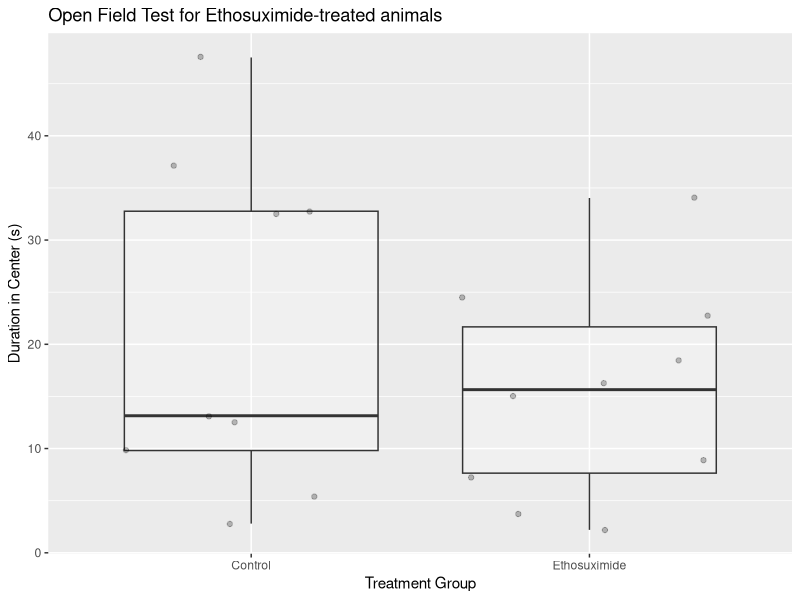
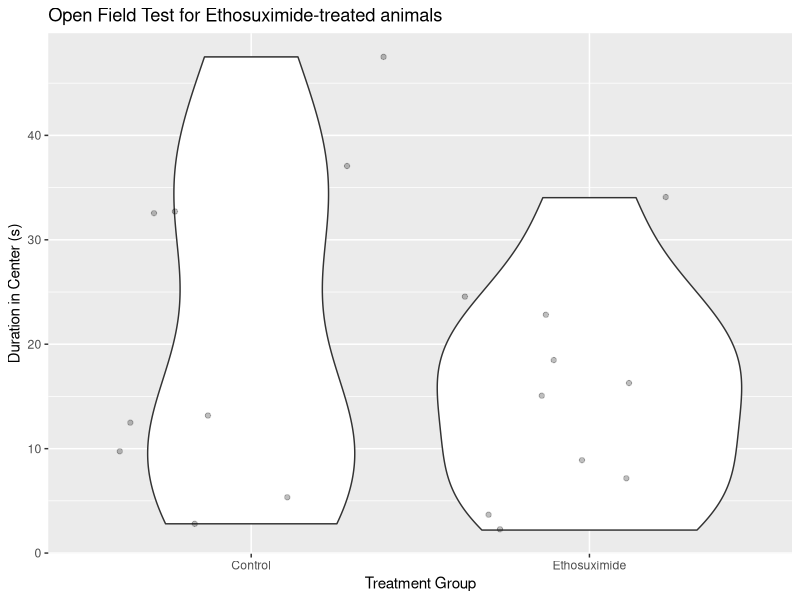
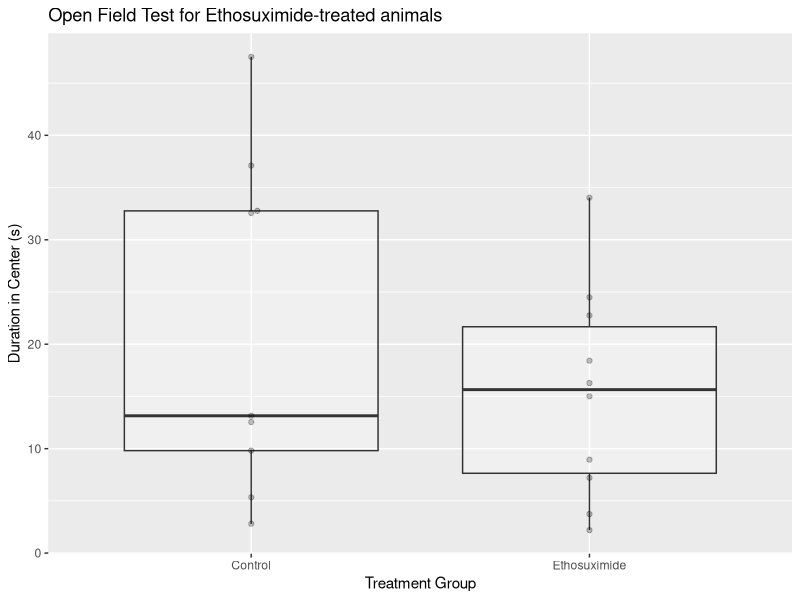
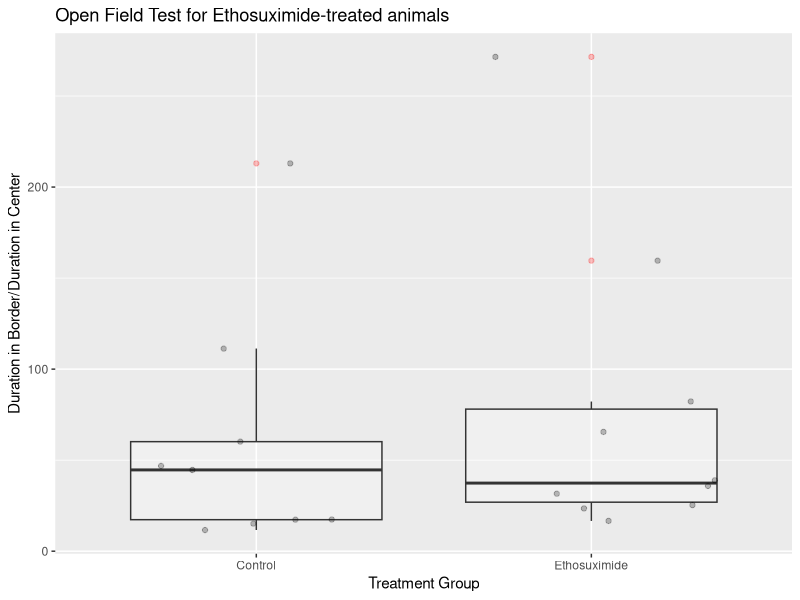
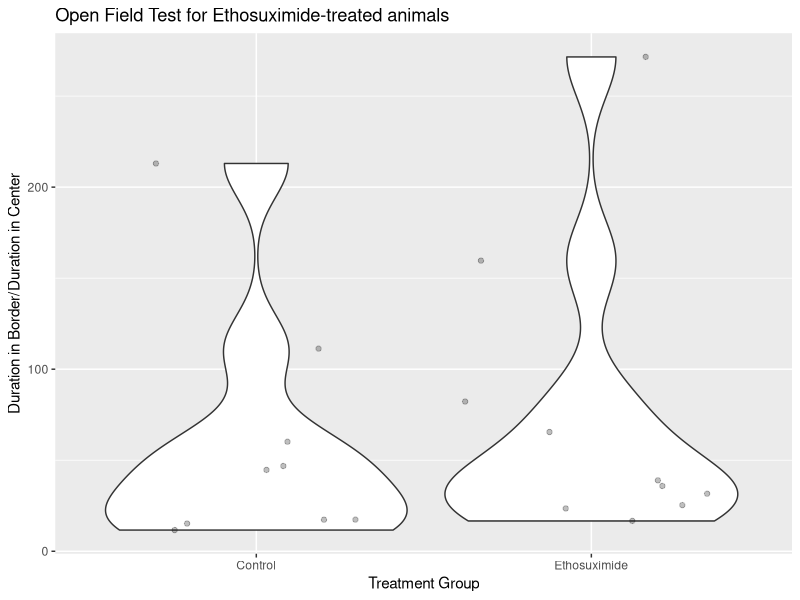
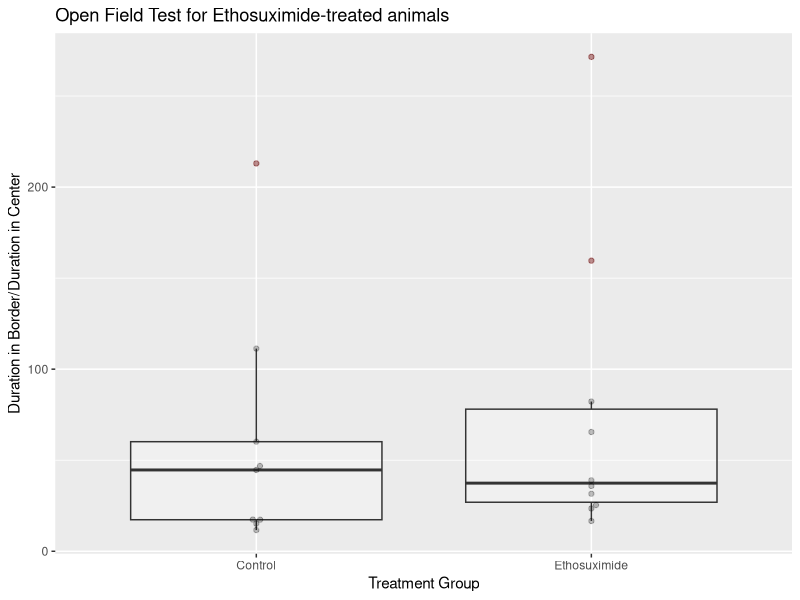
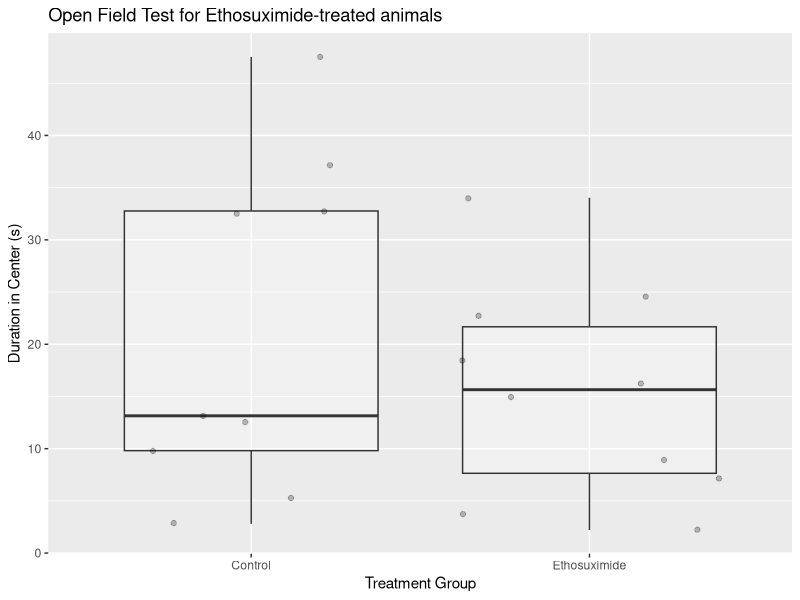
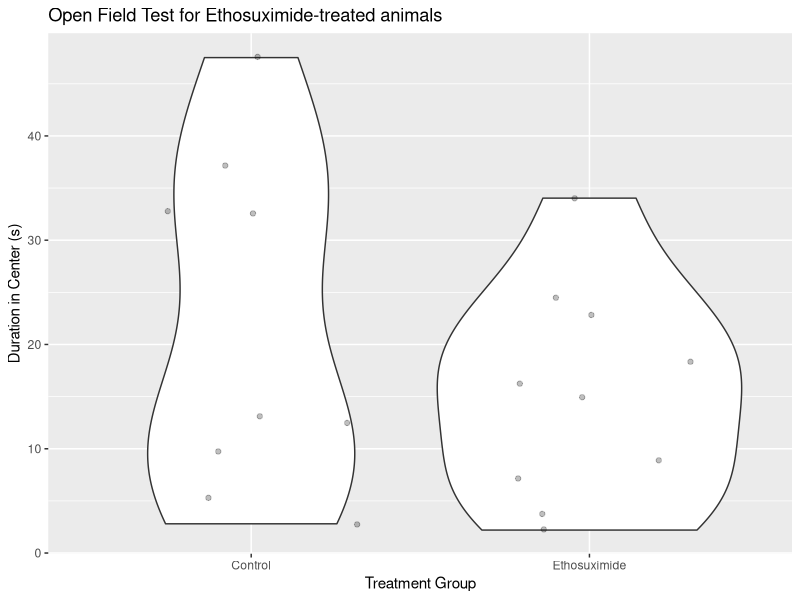

Generate these figures, in order, with R:
## ---- chunk 1
# Print all code when knitting
knitr::opts_chunk$set(echo = TRUE)

# Define parameters
header <- c("Trial #", 
            "In Border:Periphery/Center-point:Duration", 
            "In Border:Periphery/Center-point:Frequency", 
            "In Border:Periphery/Center-point:Latency to first", 
            "In Center:Center:Duration", 
            "In Center:Center:Frequency", 
            "In Center:Center:Latency to first", 
            "In Zone:Center/Center-point:Duration", 
            "In Zone:Center/Center-point:Frequency", 
            "In Zone:Center/Center-point:Latency to first") 

# Old Code:
# header <- c("Trial #", "Animal ID", "Treatment", "Surgery", 
## ---- chunk 2
# tidyverse includes the packages readr, dplyr, ggplot2 ... etc.
library(tidyverse)

# ggbeeswarm includes geom_beeswarm()
library(ggbeeswarm)
## ---- chunk 3
# Import open field data
openFieldDataRaw <- read_csv("Analysis Output-AV Test Open Field.csv", skip = 4, 
                            col_names = header, na = c("", "NA", "-"))

# Take a look at the raw open field data
openFieldDataRaw
## ---- chunk 4
# Import injections data
injectionsDataRaw <- read_csv("Injections Data.csv", n_max = 20)

# Take a look at the injections data
injectionsDataRaw
## ---- chunk 5
# Create a dictionary for Treatment
treatmentTypeTable <- read_csv("Treatment Dictionary.csv")

# Display the table
treatmentTypeTable

# OLD CODE:
# treatmentTypeTable <- 
#     tibble(Treatment = 0:1, TreatmentStr = c("Control", "Ethosuximide"))
## ---- chunk 6
# Rearrange the data
openFieldDataExpanded <- 
    openFieldDataRaw %>% 
    full_join(injectionsDataRaw, by = c("Trial #" = "Trial # Open Field")) %>% 
    full_join(treatmentTypeTable, by = "Treatment") %>% 
    mutate(durationInCenter = `In Zone:Center/Center-point:Duration`) %>% 
    mutate(durationInBorder = `In Border:Periphery/Center-point:Duration`) %>% 
    mutate(Sex = factor(Sex)) %>% 
    mutate(TreatmentStr = factor(TreatmentStr)) %>% 
    mutate(durationRatio = durationInBorder / durationInCenter)

# Take a glimpse of all the variables in the data 
glimpse(openFieldDataExpanded)
## ---- chunk 7
# Select all but the first row
openFieldDataFiltered <- 
    openFieldDataExpanded %>% 
    slice(2:n())

# Take a look at the data with rows filtered
openFieldDataFiltered
## ---- chunk 8
# Select variables that will be analyzed
openFieldData <- 
    openFieldDataFiltered %>% 
    select(`Trial #`, TreatmentStr, Sex, durationInCenter, durationInBorder, durationRatio)

# Take a look at the data with columns filtered
openFieldData
## ---- chunk 9
# Add the data to the canvas
durationPlot <- ggplot(openFieldData, aes(TreatmentStr, durationInCenter)) +
    xlab("Treatment Group") + ylab("Duration in Center (s)") +
    ggtitle("Open Field Test for Ethosuximide-treated animals")

# Plot as a combination of jitter and box plot
durationPlot + geom_boxplot(outlier.color = 'red', alpha = 0.25) +
    geom_jitter(alpha = 0.25)

# Save the plot
ggsave("openField_durationCenter_boxplot_jitter.png")
## ---- chunk 10
# Plot as a combination of jitter and violin plot
durationPlot + geom_violin() +
    geom_jitter(alpha = 0.25)

# Save the plot
ggsave("openField_durationCenter_violin_jitter.png")
## ---- chunk 11
# Plot as a combination of box and beeswarm plot
durationPlot + geom_boxplot(outlier.color = 'red', alpha = 0.25) +
    geom_beeswarm(alpha = 0.25)

# Save the plot
ggsave("openField_durationCenter_boxplot_beeswarm.png")
## ---- chunk 12
# Add the data to the canvas
durationRatioPlot <- ggplot(openFieldData, aes(TreatmentStr, durationRatio)) +
    xlab("Treatment Group") + ylab("Duration in Border/Duration in Center") +
    ggtitle("Open Field Test for Ethosuximide-treated animals")

# Plot as a combination of jitter and box plot
durationRatioPlot + geom_boxplot(outlier.color = 'red', alpha = 0.25) +
    geom_jitter(alpha = 0.25)

# Save the plot
ggsave("openField_durationRatio_boxplot_jitter.png")
## ---- chunk 13
# Plot as a combination of jitter and violin plot
durationRatioPlot + geom_violin() +
    geom_jitter(alpha = 0.25)

# Save the plot
ggsave("openField_durationRatio_violin_jitter.png")
## ---- chunk 14
# Plot as a combination of beeswarm and box plot
durationRatioPlot + geom_boxplot(outlier.color = 'red', alpha = 0.25) +
    geom_beeswarm(alpha = 0.25)

# Save the plot
ggsave("openField_durationRatio_boxplot_beeswarm.png")
